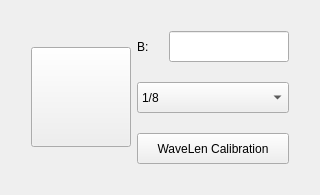
<?xml version="1.0" encoding="UTF-8"?>
<ui version="4.0">
 <class>FixPageClass</class>
 <widget class="QWidget" name="FixPageClass">
  <property name="geometry">
   <rect>
    <x>0</x>
    <y>0</y>
    <width>320</width>
    <height>195</height>
   </rect>
  </property>
  <property name="windowTitle">
   <string>Form</string>
  </property>
  <layout class="QGridLayout" name="gridLayout">
   <item row="0" column="0">
    <layout class="QHBoxLayout" name="horizontalLayout_2">
     <property name="margin">
      <number>20</number>
     </property>
     <item>
      <widget class="QPushButton" name="pushButton">
       <property name="sizePolicy">
        <sizepolicy hsizetype="Expanding" vsizetype="Expanding">
         <horstretch>0</horstretch>
         <verstretch>0</verstretch>
        </sizepolicy>
       </property>
       <property name="maximumSize">
        <size>
         <width>100</width>
         <height>100</height>
        </size>
       </property>
       <property name="styleSheet">
        <string notr="true">border-image: url(:/weiduodianzi/ui/Calibration.png);</string>
       </property>
       <property name="text">
        <string/>
       </property>
      </widget>
     </item>
     <item>
      <layout class="QVBoxLayout" name="verticalLayout">
       <property name="spacing">
        <number>20</number>
       </property>
       <item>
        <layout class="QHBoxLayout" name="horizontalLayout">
         <item>
          <widget class="QLabel" name="label">
           <property name="text">
            <string>B:</string>
           </property>
          </widget>
         </item>
         <item>
          <widget class="EditCtrl" name="coefficient">
           <property name="sizePolicy">
            <sizepolicy hsizetype="Expanding" vsizetype="Expanding">
             <horstretch>0</horstretch>
             <verstretch>0</verstretch>
            </sizepolicy>
           </property>
          </widget>
         </item>
        </layout>
       </item>
       <item>
        <widget class="ComboCtrl" name="timeInteCombo">
         <property name="sizePolicy">
          <sizepolicy hsizetype="Expanding" vsizetype="Expanding">
           <horstretch>0</horstretch>
           <verstretch>0</verstretch>
          </sizepolicy>
         </property>
         <item>
          <property name="text">
           <string>1/8</string>
          </property>
         </item>
         <item>
          <property name="text">
           <string>1/4</string>
          </property>
         </item>
         <item>
          <property name="text">
           <string>1/2</string>
          </property>
         </item>
         <item>
          <property name="text">
           <string>1</string>
          </property>
         </item>
        </widget>
       </item>
       <item>
        <widget class="BtnCtrl" name="wavCalBtn">
         <property name="sizePolicy">
          <sizepolicy hsizetype="Expanding" vsizetype="Expanding">
           <horstretch>0</horstretch>
           <verstretch>0</verstretch>
          </sizepolicy>
         </property>
         <property name="text">
          <string>WaveLen Calibration</string>
         </property>
        </widget>
       </item>
      </layout>
     </item>
    </layout>
   </item>
  </layout>
 </widget>
 <customwidgets>
  <customwidget>
   <class>EditCtrl</class>
   <extends>QLineEdit</extends>
   <header>editctrl.h</header>
  </customwidget>
  <customwidget>
   <class>BtnCtrl</class>
   <extends>QPushButton</extends>
   <header>btnctrl.h</header>
  </customwidget>
  <customwidget>
   <class>ComboCtrl</class>
   <extends>QComboBox</extends>
   <header>comboctrl.h</header>
  </customwidget>
 </customwidgets>
 <resources>
  <include location="weiduodianzi.qrc"/>
 </resources>
 <connections/>
</ui>
